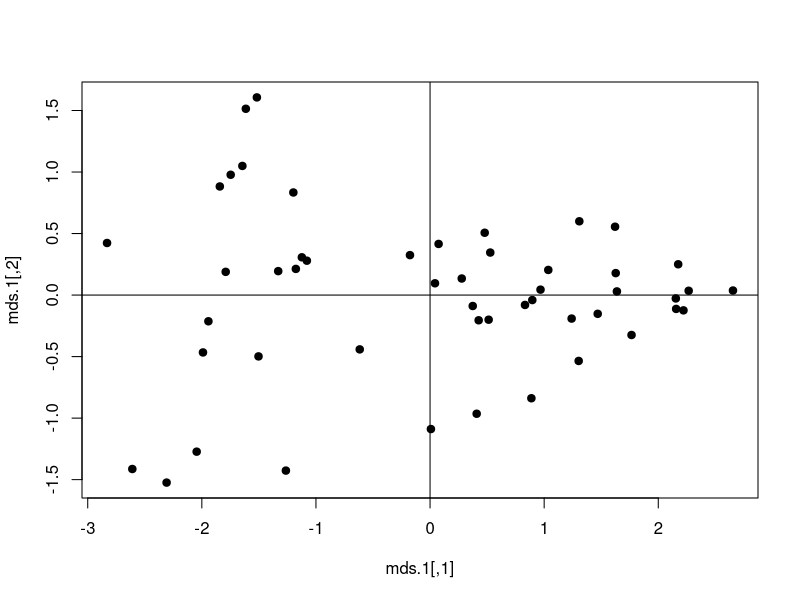
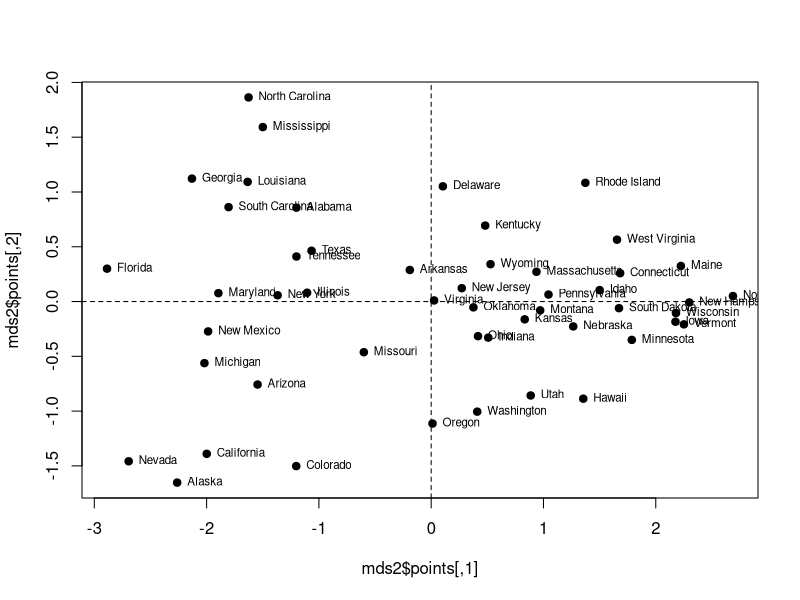

Write R code to recreate these figures, in order.
# Unsupervised learning
# Priciplal component analysis
head(USArrests)
# USArrests is a data frame with 50 observations on 4 variables.
str(USArrests)

data <- USArrests
data
#  We combine murder assault and rape and create criminality score

library(dplyr)
USArrests.1 <- USArrests[,-3] %>%
  scale
# Fitting PCA in the new data
pca.1 <- prcomp(USArrests.1)
summary(pca.1)
# Importance of components:
#   PC1    PC2     PC3
# Standard deviation     1.5358 0.6768 0.42822
# Proportion of Variance 0.7862 0.1527 0.06112
# Cumulative Proportion  0.7862 0.9389 1.00000

# We can see SD for PC1 
# We can get eigen value by squaring sd
# 1.53 ^ 2 we get eigen value , if eigen value >=1 take the variable.

#  We can use psych package as well
library(psych)
fa.1 <- psych::principal(USArrests.1, nfactors = 3, rotate = "none")
summary(fa.1)

# We can use varimax to rotate the axis and select the variable with high eigen value (>=1)
fa.2 <- psych::principal(USArrests.1, nfactors = 3, rotate = "varimax")
summary(fa.2)


#2. Multi dimensional Scaling (mDS)
USArrests.1 <- scale(USArrests[,-3])
#  classical MDS with kruskal stress
# we first need distance
#  distance calculationm
state.disimilarity <- dist(USArrests.1)
# MDS fit 
mds.1 <- cmdscale(state.disimilarity)
summary(mds.1)
#  we can see the stress value

# MDS plot
plot(mds.1, pch=19)
abline(h=0, v=0)

#  We can tryuisng sammon's stress
library(MASS)
mds2 <- sammon(state.disimilarity, trace = FALSE)
mds2
plot(mds2$points, pch=19)
abline(h=0, v=0, lty=2)
text(mds2$points, labels = rownames(USArrests.1), cex=0.7, pos=4)
